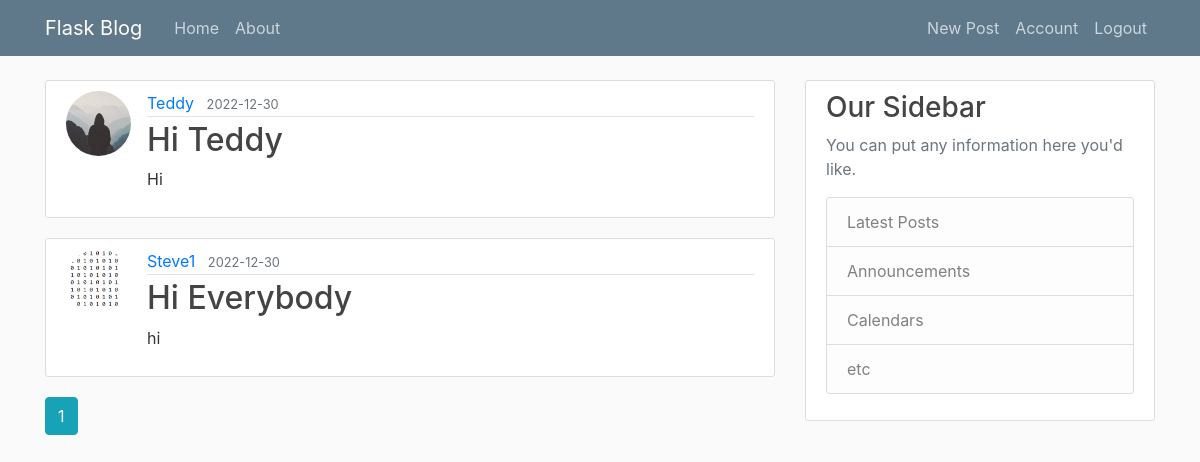
The page /home (signed in) on the database as committed earlier.
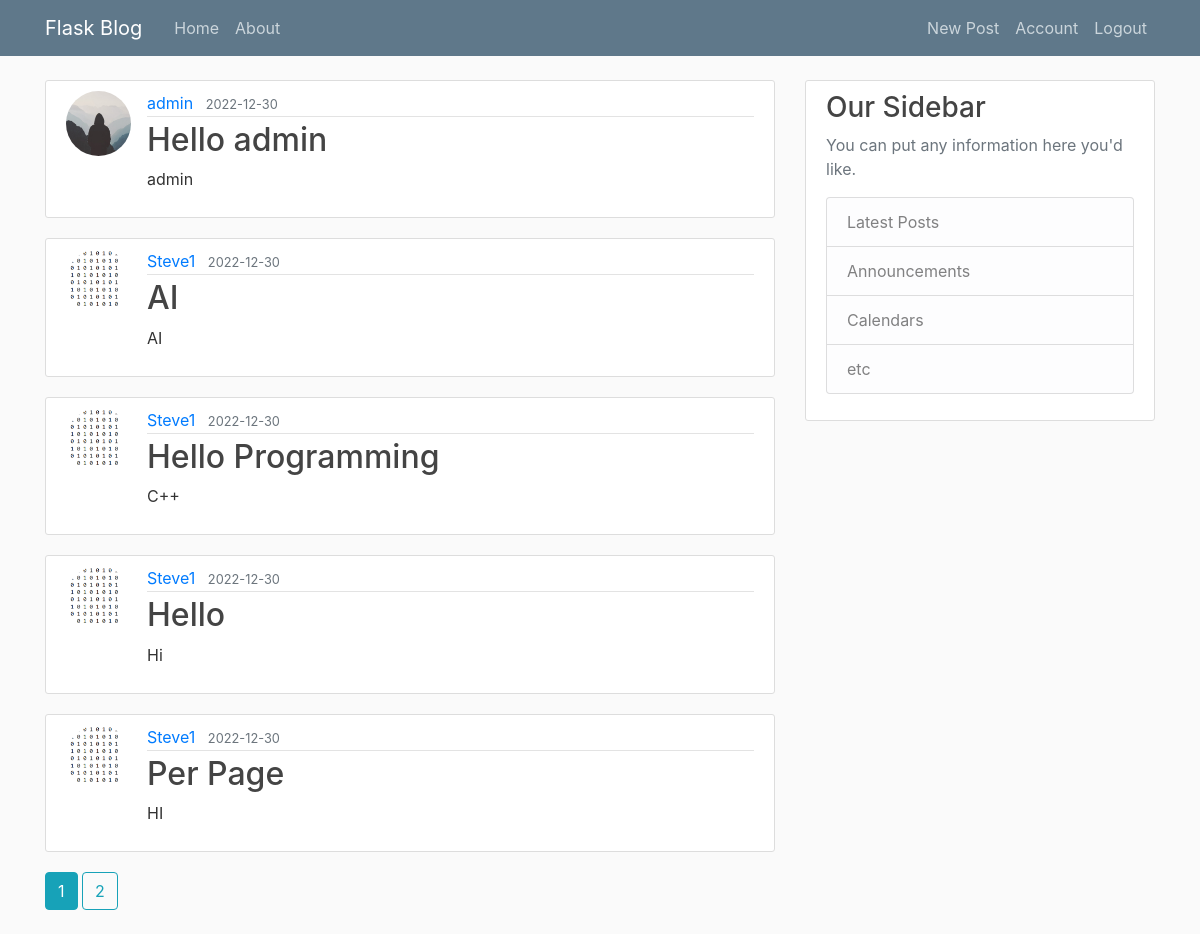
The same page on the database as committed later.
### flask_blog/models.py (models this page shows, shortened)
class Post(db.Model):
    id = db.Column(db.Integer, primary_key=True)
    title = db.Column(db.String(100), nullable=False)
    date_posted = db.Column(db.DateTime, nullable=False, default=datetime.utcnow)
    content = db.Column(db.Text, nullable=False)
    user_id = db.Column(db.Integer, db.ForeignKey('user.id'), nullable=False)

class User(db.Model,UserMixin):
    id = db.Column(db.Integer, primary_key=True)
    username = db.Column(db.String(20), unique=True, nullable=False)
    email = db.Column(db.String(120), unique=True, nullable=False)
    image_file = db.Column(db.String(20), nullable=False, default='default.jpg')
    password = db.Column(db.String(60), nullable=False)
    posts = db.relationship('Post', backref='author', lazy=True)

### flask_blog/main/routes.py (the view)
@main.route("/")
@main.route("/home")
@login_required
def home():
    page = request.args.get('page',1,type=int)
    posts = Post.query.order_by(Post.date_posted.desc()).paginate(page=page,per_page=5)
    return render_template('home.html',posts=posts)

### flask_blog/models.py (called while the page is built)
@login_manager.user_loader
def load_user(user_id):
    return User.query.get(int(user_id))

### flask_blog/templates/home.html
{% extends 'layout.html' %}
{% block content %}
{% for post in posts.items %}
<article class="media content-section">
  <img class="rounded-circle article-img" src="{{url_for('static',filename='profile_pics/'+post.author.image_file)}}" alt="">
    <div class="media-body">
      <div class="article-metadata">
        <a class="mr-2" href="{{ url_for('users.user_posts', username=post.author.username) }}">{{ post.author.username }}</a>
        <small class="text-muted">{{ post.date_posted.strftime('%Y-%m-%d') }}</small>
      </div>
      <h2><a class="article-title" href="{{url_for('posts.post',post_id=post.id)}}">{{ post.title }}</a></h2>
      <p class="article-content">{{ post.content }}</p>
    </div>
</article>
{% endfor %}
{% for page_num in posts.iter_pages(left_edge=1, right_edge=1, left_current=1, right_current=2) %}
      {% if page_num %}
        {% if posts.page == page_num %}
          <a class="btn btn-info mb-4" href="{{ url_for('main.home', page=page_num) }}">{{ page_num }}</a>
        {% else %}
          <a class="btn btn-outline-info mb-4" href="{{ url_for('main.home', page=page_num) }}">{{ page_num }}</a>
        {% endif %}
      {% else %}
        ...
      {% endif %}
    {% endfor %}
{% endblock content %}

Rows that differ between the two databases and show on the page:
no longer on this page (row edited): Post: image_file (placeholder picture), author.username "Teddy", date_posted "2022-12-30", title "Hi Teddy", content "Hi"
no longer on this page (row edited): Post: image_file (picture), author.username "Steve1", date_posted "2022-12-30", title "Hi Everybody", content "hi"
added Post: image_file (placeholder picture), author.username "admin", date_posted "2022-12-30", title "Hello admin", content "admin"
added Post: image_file (picture), author.username "Steve1", date_posted "2022-12-30", title "AI", content "AI"
added Post: image_file (picture), author.username "Steve1", date_posted "2022-12-30", title "Hello Programming", content "C++"
added Post: image_file (picture), author.username "Steve1", date_posted "2022-12-30", title "Hello", content "Hi"
added Post: image_file (picture), author.username "Steve1", date_posted "2022-12-30", title "Per Page", content "HI"
Other text that changed with them:
new list line: "2"
